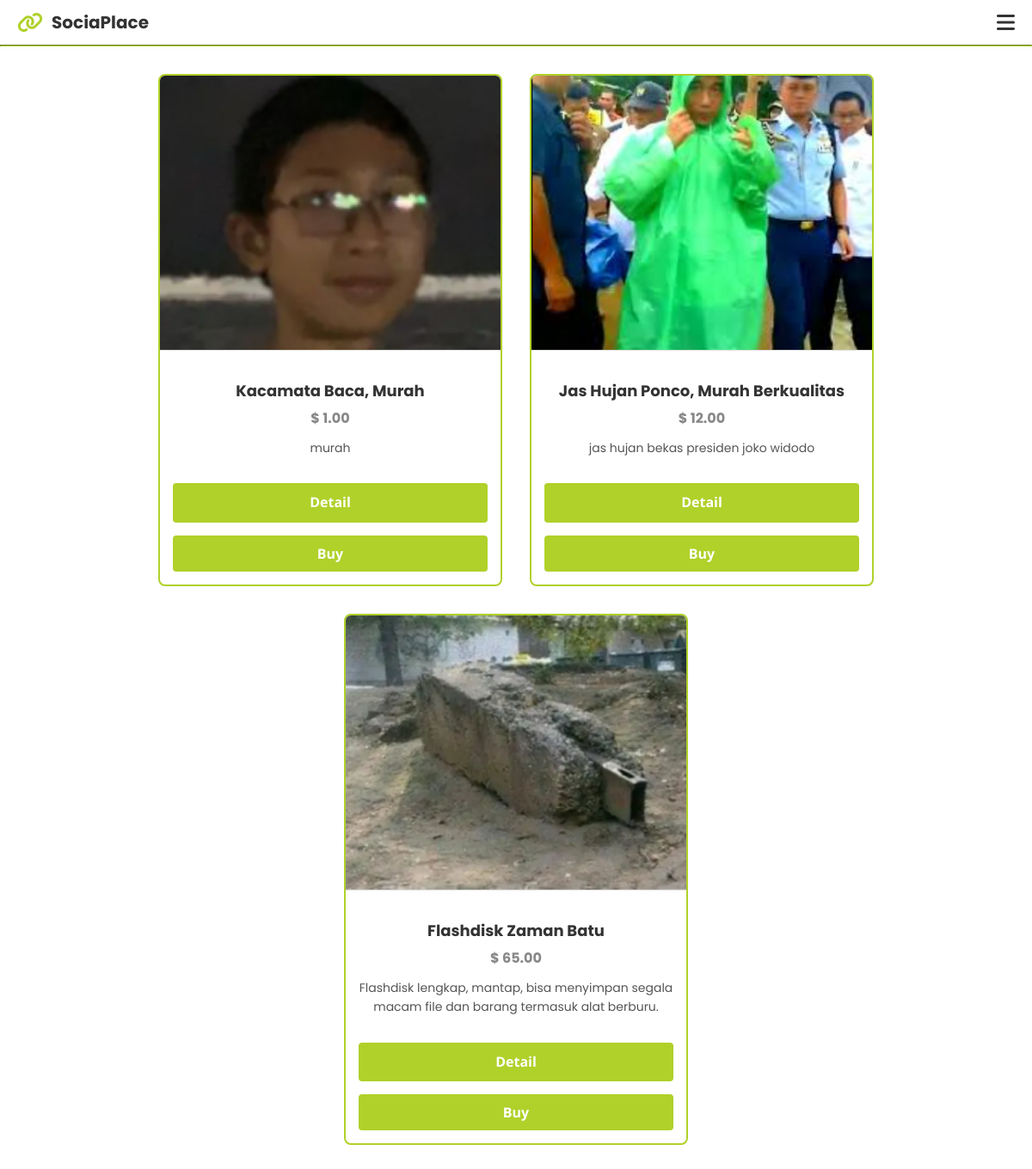
The page /Main/marketplace.php (signed in) on the database its author committed.
### tables this page shows
CREATE TABLE `seller_post` (
  `id` int(11) NOT NULL,
  `preview` varchar(255) NOT NULL,
  `nama` varchar(255) NOT NULL,
  `price` decimal(10,2) NOT NULL,
  `mini_desc` varchar(255) NOT NULL,
  `detail_desc` text NOT NULL,
  `seller_id` int(11) DEFAULT NULL
);

### Main/marketplace.php (the view, shortened to what this page needs)
<?php
include('connect.php');
$query = mysqli_query($connect, "SELECT * FROM seller_post ORDER BY id DESC");
?>
<!DOCTYPE html>
<html lang="en">
<head>
      <link rel="stylesheet" href="../Style/style.css">
      <link rel="stylesheet" href="../Style/market.css">
    <link rel="stylesheet" href="https://cdnjs.cloudflare.com/ajax/libs/font-awesome/6.7.1/css/all.min.css" />
</head>
<body>
<nav class="nav__wrapper">
    <div class="nav__container">
        <div class="logo">
            <i class="fa-solid fa-link logo__symbol"></i>
            <h1 class="logo__text">SociaPlace</h1>
        </div>
        <button class="menu__button" id="menu-toggle" onclick="toggleMenu()">
            <i class="fa-solid fa-bars" id="burger"></i>
        </button>
    </div>
</nav>
<hr>
   <section class="black__market">
   <div class="market__display">
    <?php while ($post = mysqli_fetch_assoc($query)) {
        $imageName = $post['preview']; ?>
        <div class="wrapper__post">
            <div class="product-card">
                <div class="product-image">
                    <img src="../Image/<?=$imageName;?>" alt="<?php echo $post['nama']; ?>">
                </div>
                <div class="product-details">
                    <h3 class="product-name"><?= $post['nama'] ?></h3>
                    <h4 class="product-price">$ <?= $post['price'] ?></h4>
                    <p class="product-desc"><?= $post['mini_desc'] ?></p>
                </div>
                <a class="detail__btn" href="detail.php?id=<?= $post['id']?>">Detail</a>
                <form method="POST">
                    <button type="submit" class="buy-button">Buy</button>
                </form>
            </div>
        </div>
    <?php } ?>
</div>
   </section>
</body>
</html>

### Style/style.css (style rules this page uses)
* { margin: 0; padding: 0; box-sizing: border-box; max-width: 100%; }
body, html { overflow-x: hidden; }
body { font-family: 'Poppins', sans-serif; line-height: 1.6; }
hr { border-color: #b0d12a; color: #b0d12a; }
.nav__wrapper { background-color:transparent; padding: 10px 20px; }
.nav__container { display: flex; justify-content: space-between; align-items: center; position: relative; }
.logo { display: flex; align-items: center; }
.logo__symbol { font-size: 24px; color: #b0d12a; margin-right: 10px; }
.logo__text { font-size: 20px; font-weight: bold; color: #333; }
.menu__button { display: flex; justify-content: center; align-items: center; background: none; border: none; cursor: pointer; font-size: 20px; }
#burger, #cancel { font-size: 24px; color: #333; }

### Style/market.css (style rules this page uses)
.market__display { font-family: 'Poppins', sans-serif; padding: 2rem; display: flex; justify-content: center; align-items: center; flex-wrap: wrap; gap: 2rem; }
.product-card { background: #fff; border-radius: 8px; border: 2px solid #b0d12a; overflow: hidden; width: 100%; max-width: 400px; height: auto; display: flex; flex-direction: column; text-align: center; transition: transform 0.3s ease; }
.product-image img { width: 25rem; height: 20rem; object-fit: cover; border-bottom: 1px solid #ddd; }
.product-details { padding: 15px; }
.product-name { font-size: 18px; font-weight: bold; margin: 10px 0 5px; color: #333; }
.product-price { font-size: 16px; color: #888; margin-bottom: 10px; }
.product-desc { font-size: 14px; color: #555; margin-bottom: 15px; }
.detail__btn { text-decoration: none; color: white; font-family: 'Open Sans',sans-serif; font-weight: 700; }
.buy-button, .detail__btn { background-color: #b0d12a; color: #fff; border: none; padding: 10px; font-size: 16px; border-radius: 4px; cursor: pointer; margin: 0 15px 15px; width: calc(100% - 30px); transition: all .2s ease; font-family: 'Open Sans',sans-serif; font-weight: 700; }

### rows shown on the page
seller_post: preview (picture), nama "Kacamata Baca, Murah", price "1.00", mini_desc "murah"
seller_post: preview (picture), nama "Jas Hujan Ponco, Murah Berkualitas", price "12.00", mini_desc "jas hujan bekas presiden joko widodo"
seller_post: preview (picture), nama "Flashdisk Zaman Batu", price "65.00", mini_desc "Flashdisk lengkap, mantap, bisa menyimpan segala macam file dan barang termasuk alat berburu."
